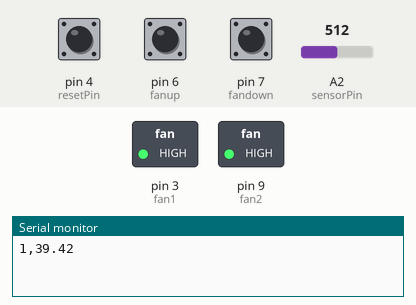
Simulated run of this sketch. Board: Arduino Uno, built with avr-gcc and run on an emulated ATmega328P. Shown: switched loads named in the sketch (green lamp = pin HIGH), the last lines printed to the serial monitor. The test bench sets the inputs (shaded band); at power-on: A2 (sensorPin) = 512, pin 4 (resetPin) LOW, pin 6 (fanup) HIGH, pin 7 (fandown) HIGH.

Above: at 3.6 s.
3.7 s: A2 (sensorPin) set to 337
5.4 s: A2 (sensorPin) set to 307
At 7.4 s:
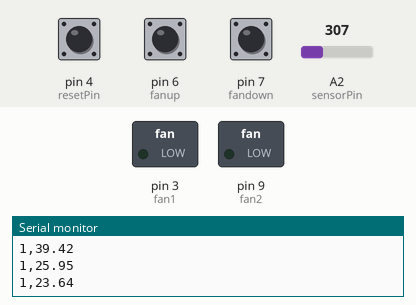
7.7 s: A2 (sensorPin) set to 511
At 9.1 s:
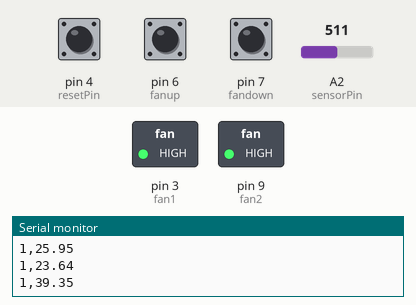
Timing chart, 0 to 10.7 s (numbered marks = the images above; inputs shaded):
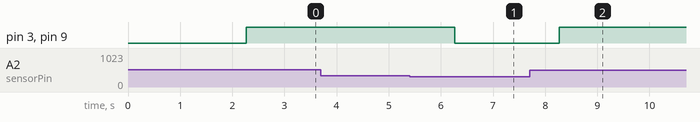

Measured:
- the behaviour switches between 325 and 324 on A2 (sensorPin) (found by bisection; images 0 and 1)
- after the input at 5.4 s, pin 3 (fan1), pin 9 (fan2): HIGH → LOW after 0.87 s
- after the input at 7.7 s, pin 3 (fan1), pin 9 (fan2): LOW → HIGH after 0.57 s

The sketch:

WorkingTempSerialMonitor.ino
```cpp
#include <SoftwareSerial.h>

// Shield Information
// digital 9 = fan2
// digital 2 = RX LCD
// digital 3 = fan1
// digital 4 = button 4
// digital 5 = button 3
// digital 6 = button 2
// digital 7 = button 1
// analog  2 = Temp sensor
// file = read_arduino.sh
// dbfile = tempDatabase.db3
// table = tempData
#define fan1 3  // the one with PWM
#define fan2 9
#define rxPin 2
#define nsamp 20
#define sensorPin 2
#define resetPin 4
#define fanup 6
#define fandown 7
//#define manual 8
String cmd;
bool cmdRec = false;
double coldtemp = 25;
double warmtemp = 26;
int manual = 0;
int fanspeed = 0;
boolean onoff = HIGH;
float mxt = 0;
float mnt = 100;
float thermValue = 0;
float temp = 0;
float maxT = 0;
float minT = 100;
long previousMillis = 0;       // will store last time temperature was updated
const long interval = 2000;    // interval for updating the system

SoftwareSerial LCD = SoftwareSerial(3, rxPin);
// since the LCD does not send data back to the Arduino, we should only define the txPin
const int LCDdelay=10;  // conservative, 2 actually works

// wbp: goto with row & column
void lcdPosition(int row, int col) {
  LCD.write(0xFE);   //command flag
  LCD.write((col + row*64 + 128));    //position
  delay(LCDdelay);
}
void clearLCD(){
  LCD.write(0xFE);   //command flag
  LCD.write(0x01);   //clear command.
  delay(LCDdelay);
}
void backlightOn() {  //turns on the backlight
  LCD.write(0x7C);   //command flag for backlight stuff
  LCD.write(157);    //light level.
  delay(LCDdelay);
}
void backlightOff(){  //turns off the backlight
  LCD.write(0x7C);   //command flag for backlight stuff
  LCD.write(128);     //light level for off.
   delay(LCDdelay);
}
void serCommand(){   //a general function to call the command flag for issuing all other commands
  LCD.write(0xFE);
}
float avgTemp() {

  thermValue = 0;
  float temp = 0;
  float mVout = 0;
  float thermValueAvg = 0;
  float TempC = 0;

  for (byte j=0;j<nsamp;j++) {
    thermValue += analogRead(sensorPin);
    delay(10);
  }

  thermValueAvg = thermValue/nsamp;

  TempC = ((100.1*thermValueAvg)/1300);
  return TempC;
}

float maxTemp(float temp, float mxt) {
  if(temp > mxt) {
    mxt = temp;
  }
  return mxt;
}
float minTemp(float temp, float mnt) {
  if(temp < mnt) {
    mnt = temp;
  }
  return mnt;
}

void sendTempToDB(float temp) {
  Serial.print(1);
  Serial.print(",");
  Serial.print(temp);
  Serial.println("");
}

void setup()
{
  pinMode(fan1, OUTPUT);
  pinMode(fan2, OUTPUT);
  pinMode(resetPin, INPUT);
  pinMode(fanup, INPUT);
  pinMode(fandown, INPUT);
  pinMode(manual, INPUT);
  //pinMode(fan1, OUTPUT);
  analogReference(INTERNAL);
  pinMode(rxPin, OUTPUT);
  LCD.begin(9600);
  clearLCD();
  lcdPosition(0,0);
  LCD.print("Welcome Aleks");
  Serial.print("Welcome Aleks");
  /*
  lcdPosition(1,0);
  LCD.print("Mx");
  lcdPosition(1, 8);
  LCD.print("Mn");
  */
  digitalWrite(fan2, LOW);
  Serial.begin(9600);
}

void reset(float maxT, float minT) {
    mxt = 0;
    mnt = 100;
    maxT = 0;
    minT = 100;
}

void printout(float maxT, float minT, float temp, int fan) {
  clearLCD();
  lcdPosition(0,0);
  LCD.print("Temp:");
  lcdPosition(0,6);
  LCD.print(temp);
  lcdPosition(1,0);
  /*
  LCD.print("Fan:");
  lcdPosition(1, 4);
  if(fan < 10)
    LCD.print("OFF");
  else
    LCD.print("ON");
  lcdPosition(1, 9);
  if(manual == 1)
    LCD.print("manual");
  else
    LCD.print("auto");
    */
  //Serial.print("temp: ");
  //Serial.print(temp);
  //Serial.print("  fanSpeed: ");
  //Serial.println(fanspeed);

  /*
  lcdPosition(1,3);
  LCD.print(maxT);
  lcdPosition(1,11);
  LCD.print(minT);
 */
}

void fanControl(float temp) {
  int up = digitalRead(fanup);
  int down = digitalRead(fandown);
//  int man = digitalRead(manual);

  if(up == LOW && fanspeed < 255 && manual == 1) {
    fanspeed += 2;
    delay(60);
  }
  else if(down == LOW && fanspeed > 0 && manual == 1) {
    fanspeed -= 2;
    delay(60);
  }
  if(manual == 0) {

    // hvis det er kaldt
    if(temp <= coldtemp){
      //Serial.println("For kaldt");
      fanspeed = 0;
      digitalWrite(fan1, LOW);
      digitalWrite(fan2, LOW);
    // ellers når det er for varmt
    }else if(temp > warmtemp){
      //Serial.println("For varmt");
      digitalWrite(fan1, HIGH);
      digitalWrite(fan2, HIGH);
      fanspeed = 225;
    }
  } else if(manual == 1) {

  }
 //analogWrite(fan1, fanspeed);
}

void serialEvent() {//THIS SERIAL EVENT DONT WORK FOR SOFT SERIAL
    while(Serial.available() > 0 ) {
        char inByte = (char)Serial.read();
        //Serial.print("Recived: "); //Debug
        //Serial.println(inByte);    //Debug
        if(inByte == ':') {
            cmdRec = true;
            return;
        } else if(inByte == 'm') {
            cmd = "";
            cmdRec = false;
            return;
        } else {
            cmd += inByte;
            return;
        }
    }
}

void handleCmd() {
    if(!cmdRec) return;

    int data[4];
    int numArgs = 0;

    int beginIdx = 0;
    int idx = cmd.indexOf(",");

    String arg;
    char charBuffer[16];

    while (idx != -1) {
        arg = cmd.substring(beginIdx, idx);
        arg.toCharArray(charBuffer, 16);

        // add error handling for atoi:
        data[numArgs++] = atoi(charBuffer);
        beginIdx = idx + 1;
        idx = cmd.indexOf(",", beginIdx);
    }
    // And also fetch the last command
    arg = cmd.substring(beginIdx);
    arg.toCharArray(charBuffer, 16);
    data[numArgs++] = atoi(charBuffer);

    // We just want to switch a port so lets change the values
    if(data[0] < 100) {
        execCmd(data);
    } else {
        execCmds(data);
    }
    cmdRec = false;
}
//Serie komunikasjon funker på denne måten
// Startbit  :
// Stopbit   m
// deler av info ,
// Setter coldtemp   m1,"temp":
// Setter warmtemp   m2,"temp":
// Setter auto       m101:
// Setter manuel     m102:
// Viser informasjon m103:
// Skrur på vifter   m104:
// Skrur av vifter   m105:
void execCmd(int* data) {
    //Serial.print("exeCmd: ");
    //Serial.println(data[0], data[1]);
    switch(data[0]) {
    case 1:
        coldtemp = data[1];
        //Serial.print("coldtemp: ");
        //Serial.println(coldtemp);
        break;
    case 2:
        warmtemp = data[1];
        //Serial.print("warmtemp: ");
        //Serial.println(warmtemp);
        break;
    }
}

void execCmds(int* data) {
  //Serial.print("exeCmds: ");
  //Serial.println(data[0]);
    switch(data[0]) {
    case 101:
        Serial.print("Going auto");
        manual = 0;
        break;

    case 102:
        Serial.print("Going manual");
        manual = 1;
        break;
    case 103:
        Serial.print("Temperature: ");
        Serial.println(temp);
        Serial.print("Cold temperature: ");
        Serial.println(coldtemp);
        Serial.print("Warm temperature: ");
        Serial.println(warmtemp);
        break;
    case 104:
        Serial.println("Turning on fans");
        digitalWrite(fan1, HIGH);
        digitalWrite(fan2, HIGH);
        fanspeed = 255;
        break;
    case 105:
        Serial.println("Turning off fans");
        digitalWrite(fan1, LOW);
        digitalWrite(fan2, LOW);
        fanspeed = 0;
        break;
    }
}

//############## LOOP ####################
void loop() {

 unsigned long currentMillis = millis();
 //float temp;

 handleCmd();// Sjekker COM port for komandoer

 if(currentMillis - previousMillis > interval) {
    temp = avgTemp();
    float maxT = maxTemp(temp, mxt);
    float minT = minTemp(temp, mnt);
    printout(maxT, minT, temp, fanspeed);// printer ut resultatet
    fanControl(temp);
    sendTempToDB(temp);
    previousMillis = currentMillis;

 }

  if(digitalRead(resetPin) == 1) {
    reset(maxT, minT);
  }


  //delay(800);

}
```
